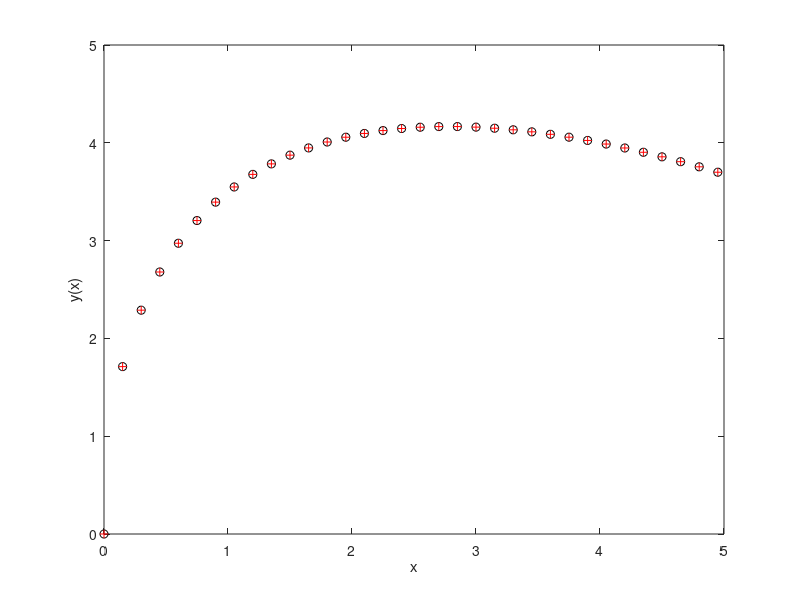

Here is the MATLAB script that generated this plot:
clear all
close all
clc

% L19 practical: polynomial curve fitting, roots, statistics and
% interpolation

order = 20;
x = 0 : 0.15 : 5;
y = 5 .* sqrt(x) - 1.5 .* x; % we have x^(1/2) now

p = polyfit( x, y, order );
yFit = polyval( p, x );

figure;
plot( x, y, 'ko' ); hold on;
plot( x, yFit, 'r+' );

xlabel('x'); ylabel('y(x)');

% Increasing the order of the polynomial allows for more complex curves to
% be fit 

% Be careful to not over-fit your data!

% MATLAB will give a warning if the result is poorly conditioned (try
% order=20) 
